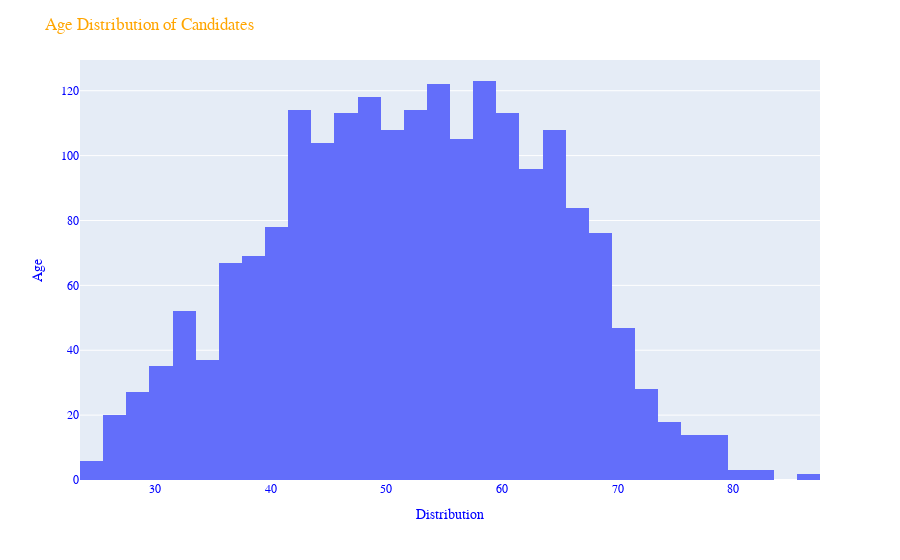

The code cell stored with this chart in its notebook:
### Markdown cell above
### 5.3 Age Distribution of candidates

### Code cell
# Visualize the age distribution of candidates
age_distribution_fig = px.histogram(df, x="AGE")
age_distribution_fig.update_layout(title_text='Age Distribution of Candidates',
                                   xaxis_title="Distribution",
                                   yaxis_title="Age")
age_distribution_fig.update_layout(font_family="Courier New",
                                   font_color="blue",
                                   title_font_family="Courier New",
                                   title_font_color="orange")
age_distribution_fig.show()

### Figure 1 — Plotly figure (JSON) as saved in the notebook; plotly's stock layout.template omitted (floating-point values rounded to 4 significant figures; data arrays with more than 128 entries replaced by an {"elided": "..."} marker saying what was removed)
{"data": [{"alignmentgroup": "True", "bingroup": "x", "hovertemplate": "AGE=%{x}<br>count=%{y}<extra></extra>", "legendgroup": "", "marker": {"color": "#636efa"}, "name": "", "offsetgroup": "", "orientation": "v", "showlegend": false, "type": "histogram", "x": {"elided": "2263 int values"}, "xaxis": "x", "yaxis": "y"}], "layout": {"barmode": "relative", "font": {"color": "blue", "family": "Courier New"}, "legend": {"tracegroupgap": 0}, "margin": {"t": 60}, "title": {"font": {"color": "orange", "family": "Courier New"}, "text": "Age Distribution of Candidates"}, "xaxis": {"anchor": "y", "domain": [0, 1], "title": {"text": "Distribution"}}, "yaxis": {"anchor": "x", "domain": [0, 1], "title": {"text": "Age"}}}}
